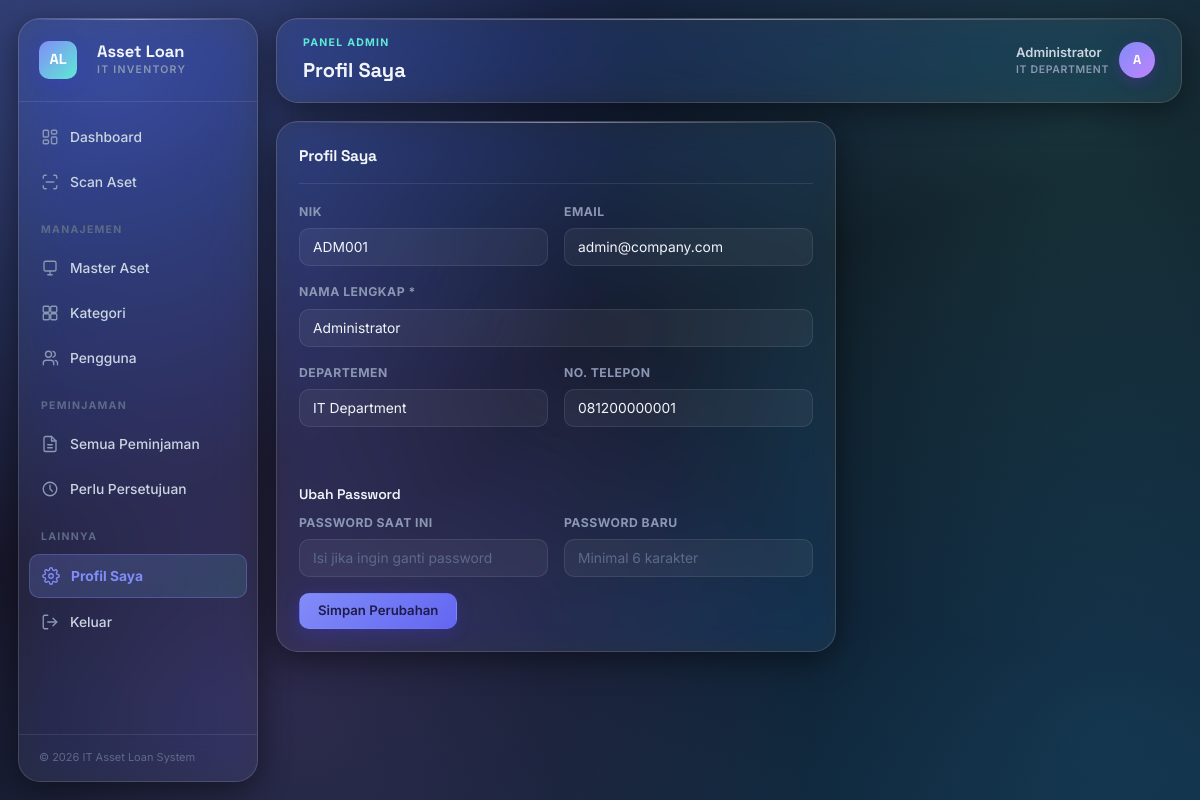
The app's page /profile.php (signed in) with its own data.
### tables this page shows
CREATE TABLE users (
    id INT AUTO_INCREMENT PRIMARY KEY,
    nik VARCHAR(30) UNIQUE NOT NULL,
    name VARCHAR(100) NOT NULL,
    email VARCHAR(100) UNIQUE NOT NULL,
    password VARCHAR(255) NOT NULL,
    department VARCHAR(100) DEFAULT NULL,
    phone VARCHAR(30) DEFAULT NULL,
    role ENUM('admin','employee') NOT NULL DEFAULT 'employee',
    status ENUM('active','inactive') NOT NULL DEFAULT 'active',
    created_at TIMESTAMP DEFAULT CURRENT_TIMESTAMP,
    updated_at TIMESTAMP DEFAULT CURRENT_TIMESTAMP ON UPDATE CURRENT_TIMESTAMP
);

### includes/functions.php (called while the page is built, shortened)
<?php
function isLoggedIn() {
    return isset($_SESSION['user_id']);
}
function isAdmin() {
    return isLoggedIn() && $_SESSION['role'] === 'admin';
}
function currentUser() {
    static $user = null;
    if ($user === null && isLoggedIn()) {
        $conn = getConnection();
        $stmt = $conn->prepare("SELECT * FROM users WHERE id = ?");
        $stmt->bind_param('i', $_SESSION['user_id']);
        $stmt->execute();
        $user = $stmt->get_result()->fetch_assoc();
    }
    return $user;
}
function esc($str) {
    return htmlspecialchars($str ?? '', ENT_QUOTES, 'UTF-8');
}

### profile.php (the view, shortened to what this page needs)
<?php
require_once __DIR__ . '/includes/functions.php';
$pageTitle = 'Profil Saya';
require_once __DIR__ . '/includes/header.php';
?>
<div class="card" style="max-width:560px;">
    <div class="card-header"><h3>Profil Saya</h3></div>
    <form method="POST" action="">
        <div class="form-row">
            <div class="form-group">
                <label>NIK</label>
                <input type="text" class="form-control" value="<?php echo esc($user['nik']); ?>" disabled>
            </div>
            <div class="form-group">
                <label>Email</label>
                <input type="text" class="form-control" value="<?php echo esc($user['email']); ?>" disabled>
            </div>
        </div>
        <div class="form-group">
            <label>Nama Lengkap *</label>
            <input type="text" name="name" class="form-control" value="<?php echo esc($user['name']); ?>" required>
        </div>
        <div class="form-row">
            <div class="form-group">
                <label>Departemen</label>
                <input type="text" class="form-control" value="<?php echo esc($user['department']); ?>" disabled>
            </div>
            <div class="form-group">
                <label>No. Telepon</label>
                <input type="text" name="phone" class="form-control" value="<?php echo esc($user['phone']); ?>">
            </div>
        </div>
        <h4 style="font-size:14px;">Ubah Password</h4>
        <div class="form-row">
            <div class="form-group">
                <label>Password Saat Ini</label>
                <input type="password" name="current_password" class="form-control" placeholder="Isi jika ingin ganti password">
            </div>
            <div class="form-group">
                <label>Password Baru</label>
                <input type="password" name="new_password" class="form-control" placeholder="Minimal 6 karakter">
            </div>
        </div>
        <button type="submit" class="btn btn-primary">Simpan Perubahan</button>
    </form>
</div>
<?php require_once __DIR__ . '/includes/footer.php'; ?>

### includes/header.php (shortened to what this page needs)
<?php
require_once __DIR__ . '/functions.php';
$user = currentUser();
$currentPage = basename($_SERVER['PHP_SELF']);
?>
<!DOCTYPE html>
<html lang="id">
<head>
<link rel="stylesheet" href="<?php echo BASE_URL; ?>assets/css/style.css">
</head>
<body>
<div class="app-shell">
    <aside class="sidebar" id="sidebar">
        <div class="sidebar-brand">
            <div class="flex-gap">
                <span class="mark">AL</span>
                <div>
                    <div class="title">Asset Loan</div>
                    <div class="subtitle">IT Inventory</div>
                </div>
            </div>
        </div>
        <nav class="sidebar-nav">
            <a href="<?php echo BASE_URL; ?>dashboard.php" class="<?php echo $currentPage=='dashboard.php'?'active':''; ?>" data-tooltip="Dashboard">
                <span class="icon"><svg viewBox="0 0 24 24" fill="none" stroke="currentColor" stroke-linecap="round" stroke-linejoin="round"><rect x="3" y="3" width="7" height="9" rx="1.5"/><rect x="14" y="3" width="7" height="5" rx="1.5"/><rect x="14" y="12" width="7" height="9" rx="1.5"/><rect x="3" y="16" width="7" height="5" rx="1.5"/></svg></span>
                <span class="nav-label">Dashboard</span>
            </a>
            <a href="<?php echo BASE_URL; ?>scan.php" class="<?php echo $currentPage=='scan.php'?'active':''; ?>" data-tooltip="Scan Aset">
                <span class="icon"><svg viewBox="0 0 24 24" fill="none" stroke="currentColor" stroke-linecap="round" stroke-linejoin="round"><path d="M3 7V5a2 2 0 0 1 2-2h2"/><path d="M17 3h2a2 2 0 0 1 2 2v2"/><path d="M21 17v2a2 2 0 0 1-2 2h-2"/><path d="M7 21H5a2 2 0 0 1-2-2v-2"/><line x1="7" y1="12" x2="17" y2="12"/></svg></span>
                <span class="nav-label">Scan Aset</span>
            </a>
            <?php if (isAdmin()): ?>
                <div class="nav-section-label">Manajemen</div>
                <a href="<?php echo BASE_URL; ?>assets_list.php" class="<?php echo in_array($currentPage,['assets_list.php','asset_form.php'])?'active':''; ?>" data-tooltip="Master Aset">
                    <span class="icon"><svg viewBox="0 0 24 24" fill="none" stroke="currentColor" stroke-linecap="round" stroke-linejoin="round"><rect x="4" y="3" width="16" height="13" rx="2"/><path d="M9 21h6"/><path d="M12 16v5"/></svg></span>
                    <span class="nav-label">Master Aset</span>
                </a>
                <a href="<?php echo BASE_URL; ?>categories.php" class="<?php echo $currentPage=='categories.php'?'active':''; ?>" data-tooltip="Kategori">
                    <span class="icon"><svg viewBox="0 0 24 24" fill="none" stroke="currentColor" stroke-linecap="round" stroke-linejoin="round"><rect x="3" y="3" width="8" height="8" rx="1.5"/><rect x="13" y="3" width="8" height="8" rx="1.5"/><rect x="3" y="13" width="8" height="8" rx="1.5"/><rect x="13" y="13" width="8" height="8" rx="1.5"/></svg></span>
                    <span class="nav-label">Kategori</span>
                </a>
                <a href="<?php echo BASE_URL; ?>users_list.php" class="<?php echo in_array($currentPage,['users_list.php','user_form.php'])?'active':''; ?>" data-tooltip="Pengguna">
                    <span class="icon"><svg viewBox="0 0 24 24" fill="none" stroke="currentColor" stroke-linecap="round" stroke-linejoin="round"><path d="M17 21v-2a4 4 0 0 0-4-4H7a4 4 0 0 0-4 4v2"/><circle cx="10" cy="7" r="4"/><path d="M22 21v-2a4 4 0 0 0-3-3.87"/><path d="M16 3.13a4 4 0 0 1 0 7.75"/></svg></span>
                    <span class="nav-label">Pengguna</span>
                </a>
                <div class="nav-section-label">Peminjaman</div>
                <a href="<?php echo BASE_URL; ?>loans_list.php" class="<?php echo ($currentPage=='loans_list.php' && ($_GET['status'] ?? '')==='')?'active':''; ?>" data-tooltip="Semua Peminjaman">
                    <span class="icon"><svg viewBox="0 0 24 24" fill="none" stroke="currentColor" stroke-linecap="round" stroke-linejoin="round"><path d="M14 2H6a2 2 0 0 0-2 2v16a2 2 0 0 0 2 2h12a2 2 0 0 0 2-2V8z"/><path d="M14 2v6h6"/><path d="M9 13h6"/><path d="M9 17h6"/></svg></span>
                    <span class="nav-label">Semua Peminjaman</span>
                </a>
                <a href="<?php echo BASE_URL; ?>loans_list.php?status=pending" class="<?php echo ($currentPage=='loans_list.php' && ($_GET['status'] ?? '')=='pending')?'active':''; ?>" data-tooltip="Perlu Persetujuan">
                    <span class="icon"><svg viewBox="0 0 24 24" fill="none" stroke="currentColor" stroke-linecap="round" stroke-linejoin="round"><circle cx="12" cy="12" r="9"/><path d="M12 7v5l3 3"/></svg></span>
                    <span class="nav-label">Perlu Persetujuan</span>
                </a>
            <?php endif; ?>
            <div class="nav-section-label">Lainnya</div>
            <a href="<?php echo BASE_URL; ?>profile.php" class="<?php echo $currentPage=='profile.php'?'active':''; ?>" data-tooltip="Profil Saya">
                <span class="icon"></span>
                <span class="nav-label">Profil Saya</span>
            </a>
            <a href="<?php echo BASE_URL; ?>logout.php" data-tooltip="Keluar">
                <span class="icon"><svg viewBox="0 0 24 24" fill="none" stroke="currentColor" stroke-linecap="round" stroke-linejoin="round"><path d="M9 21H5a2 2 0 0 1-2-2V5a2 2 0 0 1 2-2h4"/><path d="M16 17l5-5-5-5"/><path d="M21 12H9"/></svg></span>
                <span class="nav-label">Keluar</span>
            </a>
        </nav>
        <div class="sidebar-footer">
            &copy; <?php echo date('Y'); ?> IT Asset Loan System
        </div>
    </aside>
    <div class="main">
        <div class="topbar no-mobile">
            <div>
                <div class="page-eyebrow"><?php echo isAdmin() ? 'Panel Admin' : 'Panel Karyawan'; ?></div>
                <div class="page-title"><?php echo isset($pageTitle) ? esc($pageTitle) : 'Dashboard'; ?></div>
            </div>
            <div class="user-chip">
                <div>
                    <div style="font-weight:600;"><?php echo esc($user['name']); ?></div>
                    <div class="role-tag"><?php echo esc($user['department'] ?? ''); ?></div>
                </div>
                <div class="avatar"><?php echo esc(strtoupper(substr($user['name'],0,1))); ?></div>
            </div>
        </div>
        <div class="content">

### records on screen
users: name "Administrator", department "IT DEPARTMENT", name "A", nik "ADM001", email "admin@company.com", department "IT Department", phone "081200000001"

### other values on screen
$pageTitle "Profil Saya"
